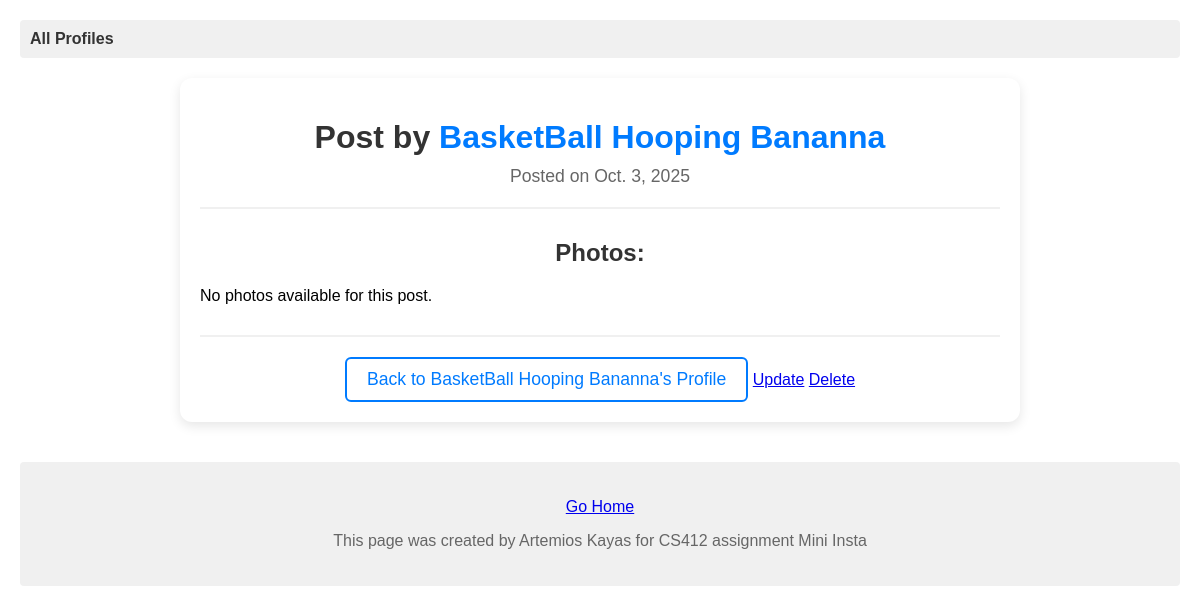
/mini_insta/post/8/, run on the app's committed database.
### mini_insta/models.py (models this page shows, shortened)
class Post(models.Model):
    profile = models.ForeignKey(Profile, on_delete=models.CASCADE)
    timestamp = models.DateField(auto_now=True)
    caption = models.TextField(blank=True)
    def get_all_photos(self):
        return Photo.objects.filter(post=self)

class Profile(models.Model):
    username = models.TextField(blank=True)
    display_name = models.TextField(blank=True)
    profile_image_url = models.TextField(blank=True)
    bio_text = models.TextField(blank=True)
    join_date = models.DateField(auto_now=True)

### mini_insta/views.py (the view)
# urls.py: path('post/<int:pk>/', PostDetailView.as_view(), name='show_post'),
class PostDetailView(DetailView):
    model = Post
    template_name = 'mini_insta/show_post.html'
    context_object_name = 'post'

### mini_insta/templates/mini_insta/show_post.html (shortened to what this page needs)
{% extends "mini_insta/base.html" %}
{% block content %}
<div class="post-detail-container">
    <div class="post-header">
        <h1>Post by <a href="{% url 'show_profile' post.profile.pk %}">{{ post.profile.display_name }}</a></h1>
        <p class="post-timestamp">Posted on {{ post.timestamp }}</p>
    </div>
    <div class="post-content">
        <div class="post-photos">
            <h3>Photos:</h3>
            {% for photo in post.get_all_photos %}
                <div class="photo-item">
                    <img src="{{ photo.get_image_url }}" alt="{{ post.caption }}" class="post-photo">
                </div>
            {% empty %}
                <p>No photos available for this post.</p>
            {% endfor %}
        </div>
    </div>
    <div class="post-actions">
        <a href="{% url 'show_profile' post.profile.pk %}" class="back-link">Back to {{ post.profile.display_name }}'s Profile</a>
        <a href="{% url 'update_post' post.pk %}">Update</a>
        <a href="{% url 'delete_post' post.pk %}">Delete</a>
    </div>
</div>
{% endblock %}

### static/mini_insta.css (style rules this page uses)
body { font-family: Arial, sans-serif; margin: 0; padding: 20px; background-color: #fff; }
.post-detail-container { max-width: 800px; margin: 0 auto; padding: 20px; background-color: #fff; border-radius: 12px; box-shadow: 0 4px 12px rgba(0, 0, 0, 0.1); }
.post-header { text-align: center; margin-bottom: 30px; padding-bottom: 20px; border-bottom: 2px solid #f0f0f0; }
.post-header h1 { color: #333; font-size: 2em; margin-bottom: 10px; }
.post-header h1 a { color: #007bff; text-decoration: none; }
.post-timestamp { color: #666; font-size: 1.1em; margin: 0; }
.post-content { margin-bottom: 30px; }
.post-photos { margin-top: 20px; }
.post-photos h3 { color: #333; font-size: 1.5em; margin-bottom: 20px; text-align: center; }
.post-actions { text-align: center; padding-top: 20px; border-top: 2px solid #f0f0f0; }
.back-link { color: #007bff; text-decoration: none; font-size: 1.1em; font-weight: 500; padding: 10px 20px; border: 2px solid #007bff; border-radius: 6px; display: inline-block; transition: all 0.3s ease; }

### data on the page
Post: profile.display_name "BasketBall Hooping Bananna", timestamp "Oct. 3, 2025"
